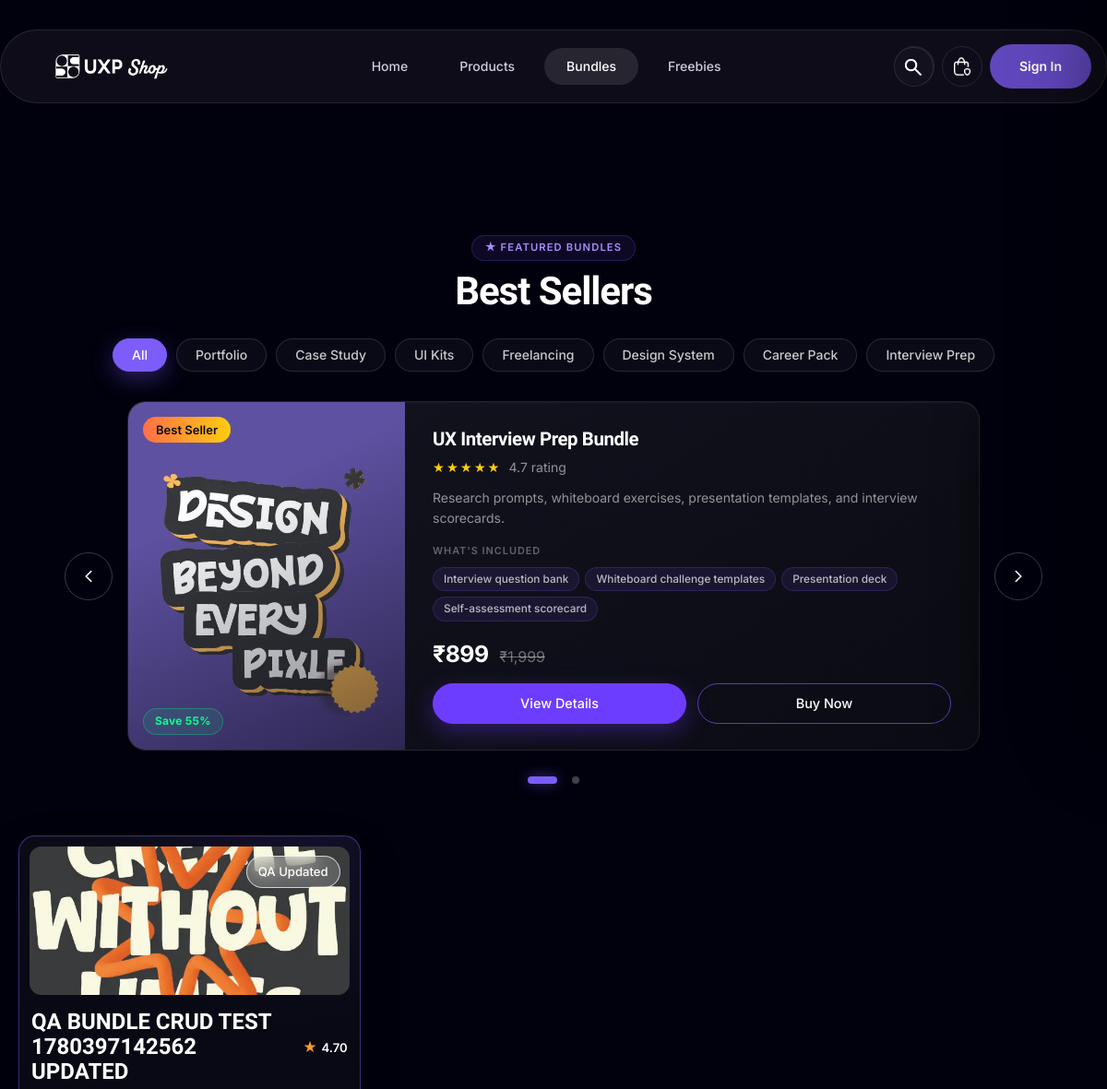
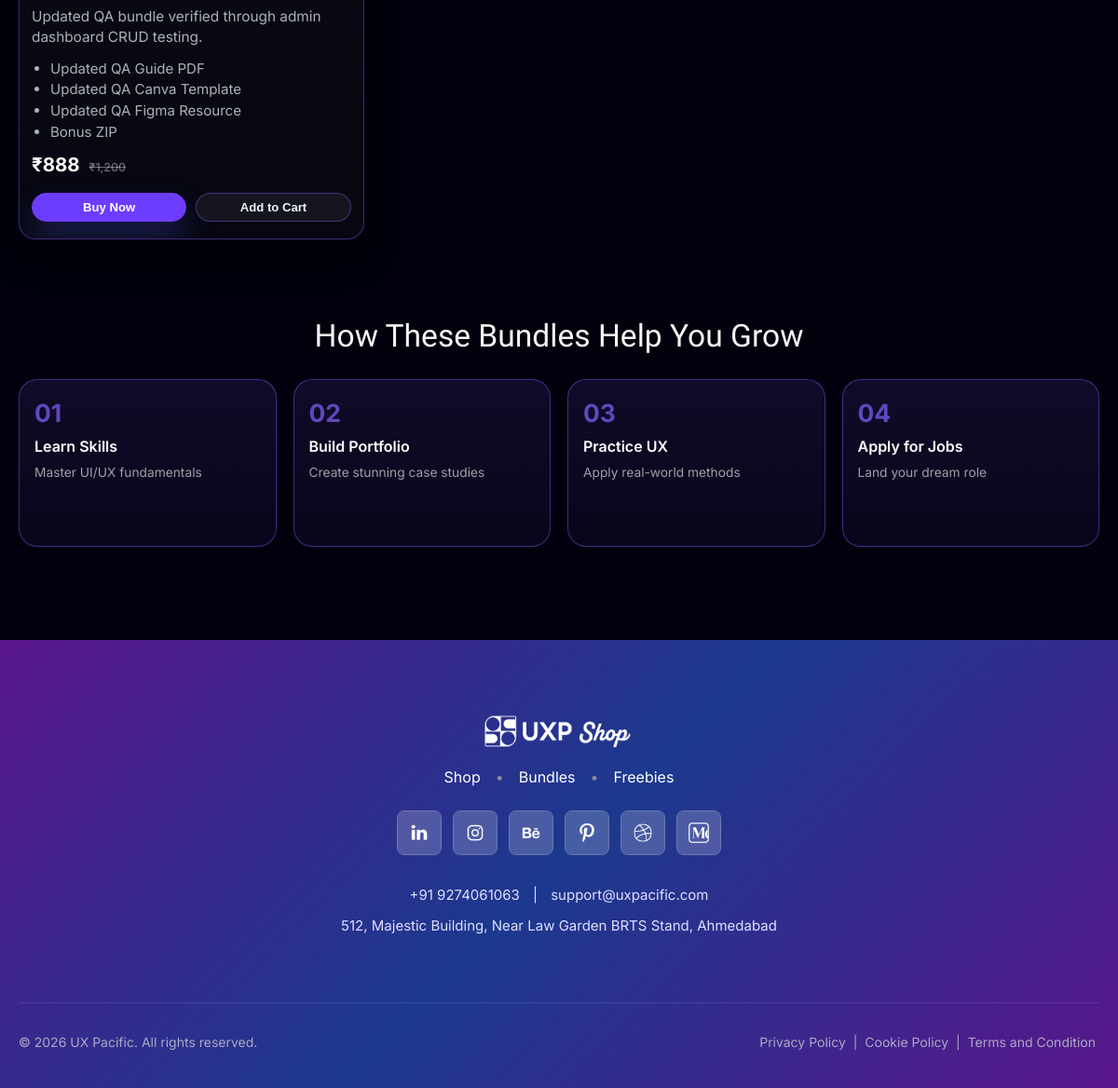
/bundles.php, run on the app's committed database (2 pictures, top to bottom).
### tables this page shows
CREATE TABLE `bundles` (
  `id` int(11) NOT NULL,
  `name` varchar(255) NOT NULL,
  `slug` varchar(255) DEFAULT NULL,
  `description` text DEFAULT NULL,
  `whats_included` text DEFAULT NULL,
  `file_specification` text DEFAULT NULL,
  `category` varchar(100) DEFAULT 'Bundles',
  `tags` varchar(500) DEFAULT NULL,
  `included_items` text DEFAULT NULL,
  `price` decimal(10,2) NOT NULL DEFAULT 0.00,
  `old_price` decimal(10,2) DEFAULT NULL,
  `image` varchar(255) DEFAULT NULL,
  `badge_text` varchar(80) DEFAULT 'Best Seller',
  `additional_images` text DEFAULT NULL,
  `rating` decimal(3,2) DEFAULT 4.70,
  `stock` int(11) NOT NULL DEFAULT 999,
  `is_active` tinyint(1) NOT NULL DEFAULT 1,
  `is_featured` tinyint(1) NOT NULL DEFAULT 0,
  `sales_count` int(11) NOT NULL DEFAULT 0,
  `view_count` int(11) NOT NULL DEFAULT 0,
  `created_at` timestamp NOT NULL DEFAULT current_timestamp(),
  `updated_at` timestamp NOT NULL DEFAULT current_timestamp() ON UPDATE current_timestamp(),
  `digital_file_path` varchar(500) DEFAULT NULL,
  `download_limit` tinyint(3) UNSIGNED NOT NULL DEFAULT 5,
  `download_expiry_days` smallint(5) UNSIGNED NOT NULL DEFAULT 30
);

### bundles.php (the view, shortened to what the rows shown need)
<?php require_once 'includes/config.php'; ?>
<!DOCTYPE html>
<html lang="en">
<head>
    <link rel="stylesheet" href="style.css" />
    <link rel="stylesheet" href="assets/css/bundles.css" />
    <link rel="stylesheet" href="https://cdn.jsdelivr.net/npm/swiper@11/swiper-bundle.min.css" />
</head>
<body class="bundles-page figma-bundles">
<main class="bundles-figma-main">
    <?php
    $featuredSql = "
        SELECT *
        FROM bundles
        WHERE is_active = 1 AND is_featured = 1
        ORDER BY rating DESC, updated_at DESC, id DESC
        LIMIT 10
    ";
    $featuredResult = $conn->query($featuredSql);
    $featuredBundles = [];
    if ($featuredResult && $featuredResult->num_rows > 0) {
        while ($row = $featuredResult->fetch_assoc()) {
            $featuredBundles[] = $row;
        }
    }
    $featuredCount = count($featuredBundles);
    $featuredIds = $featuredCount > 0
        ? array_map(static fn ($b) => (int) $b['id'], $featuredBundles)
        : [];
    $bundleIncludedItems = function (array $bundle): array {
        $items = [];
        if (!empty($bundle['whats_included'])) {
            $lines = preg_split('/\r\n|\r|\n/', trim((string) $bundle['whats_included']));
            foreach ($lines as $line) {
                $line = trim(preg_replace('/^[\-\*•]\s*/', '', trim($line)));
                if ($line !== '') {
                    $items[] = $line;
                }
            }
        }
        if ($items === []) {
            $decoded = json_decode($bundle['included_items'] ?? '[]', true);
            if (is_array($decoded)) {
                $items = $decoded;
            }
        }
        return $items;
    };
    $bundleCategoryKey = function (array $bundle): string {
        $raw = strtolower(trim((string) ($bundle['category'] ?? '')));
        $raw = preg_replace('/[^a-z0-9]+/', '-', $raw);
        return trim($raw, '-') ?: 'career-pack';
    };
    $bundleReviewCount = function (int $bundleId) use ($conn): int {
        $stmt = $conn->prepare('SELECT COUNT(*) AS c FROM reviews WHERE bundle_id = ? AND is_approved = 1');
        if (!$stmt) {
            return 0;
        }
        $stmt->bind_param('i', $bundleId);
        $stmt->execute();
        $row = $stmt->get_result()->fetch_assoc();
        return (int) ($row['c'] ?? 0);
    };
    ?>
    <?php if ($featuredCount > 0): ?>
        <section class="bundles-bestseller" aria-label="Best seller bundles">
            <div class="bs-section-label">
                <h2 class="bs-heading">Best Sellers</h2>
            </div>
            <div class="bundles-bestseller-stage">
                <div class="bundles-featured-swiper swiper" data-slide-count="<?php echo (int) $featuredCount; ?>">
                    <div class="swiper-wrapper">
                        <?php foreach ($featuredBundles as $featured):
                            $featuredItems = $bundleIncludedItems($featured);
                            $categoryKey = $bundleCategoryKey($featured);
                            $tagsKey = strtolower(preg_replace('/[^a-z0-9]+/', '-', (string) ($featured['tags'] ?? '')));
                            $reviewCount = $bundleReviewCount((int) $featured['id']);
                            $rating = number_format((float) ($featured['rating'] ?: 4.9), 1);
                            $fOld = (float) ($featured['old_price'] ?? 0);
                            $fNew = (float) $featured['price'];
                            $discountPct = ($fOld > $fNew && $fNew > 0) ? (int) round(($fOld - $fNew) / $fOld * 100) : 0;
                        ?>
                            <div
                                class="swiper-slide"
                                data-category="<?php echo htmlspecialchars($categoryKey); ?>"
                                data-tags="<?php echo htmlspecialchars(trim($tagsKey, '-')); ?>">
                                <article class="bs-card" data-type="bundle" data-id="<?php echo (int) $featured['id']; ?>" data-product-id="<?php echo (int) $featured['id']; ?>" data-name="<?php echo htmlspecialchars($featured['name']); ?>" data-image="<?php echo htmlspecialchars($featured['image'] ?: 'img/poster.webp'); ?>" data-price="<?php echo (float) $featured['price']; ?>" data-old-price="<?php echo (float) ($featured['old_price'] ?? 0); ?>" data-rating="<?php echo htmlspecialchars($rating); ?>">
                                    <div class="bs-card-media">
                                        <img
                                            src="<?php echo htmlspecialchars($featured['image'] ?: 'img/poster.webp'); ?>"
                                            alt="<?php echo htmlspecialchars($featured['name']); ?>"
                                            onerror="this.src='img/poster.webp'"
                                        />
                                        <span class="bs-badge"><?php echo htmlspecialchars($featured['badge_text'] ?? 'Best Seller'); ?></span>
                                        <?php if ($discountPct > 0): ?>
                                        <span class="bs-discount-badge">Save <?php echo $discountPct; ?>%</span>
                                        <?php endif; ?>
                                    </div>
                                    <div class="bs-card-body">
                                        <h2 class="bs-card-title"><?php echo htmlspecialchars($featured['name']); ?></h2>
                                        <div class="bs-rating">
                                            <span class="bs-stars" aria-hidden="true">★★★★★</span>
                                            <span class="bs-rating-text">
                                                <?php echo htmlspecialchars($rating); ?>
                                                <?php if ($reviewCount > 0): ?>
                                                    (<?php echo number_format($reviewCount); ?> reviews)
                                                <?php else: ?>
                                                    rating
                                                <?php endif; ?>
                                            </span>
                                        </div>
                                        <p class="bs-desc">
                                            <?php echo htmlspecialchars($featured['description'] ?: 'Everything you need to build a professional UI/UX portfolio and land your dream job.'); ?>
                                        </p>
                                        <p class="bs-includes-title">What's Included</p>
                                        <div class="bs-chips">
                                            <?php
                                            $chipItems = !empty($featuredItems)
                                                ? array_slice($featuredItems, 0, 5)
                                                : ['15+ UI Screens', 'UX Workbook', 'Interview Guide', 'Portfolio Templates', 'Design System'];
                                            foreach ($chipItems as $chip):
                                            ?>
                                                <span class="bs-chip"><?php echo htmlspecialchars($chip); ?></span>
                                            <?php endforeach; ?>
                                        </div>
                                        <div class="bs-pricing">
                                            <strong class="bs-price">₹<?php echo number_format((float) $featured['price']); ?></strong>
                                            <?php if (!empty($featured['old_price'])): ?>
                                                <del class="bs-price-old">₹<?php echo number_format((float) $featured['old_price']); ?></del>
                                            <?php endif; ?>
                                        </div>
                                        <div class="bs-actions">
                                            <button type="button" class="bs-btn bs-btn--primary js-product-popup" data-product-id="<?php echo (int) $featured['id']; ?>" data-item-type="bundle">View Details</button>
                                            <button
                                                class="bs-btn bs-btn--outline"
                                                type="button"
                                                onclick='addToCart(
                                                    <?php echo (int) $featured['id']; ?>,
                                                    null,
                                                    1,
                                                    {
                                                        name: <?php echo json_encode($featured['name']); ?>,
                                                        price: <?php echo (float) $featured['price']; ?>,
                                                        image: <?php echo json_encode($featured['image']); ?>,
                                                        category: "Bundles",
                                                        description: <?php echo json_encode($featured['description']); ?>,
                                                        item_type: "bundle"
                                                    },
                                                    "digital"
                                                )'>
                                                Buy Now
                                            </button>
                                        </div>
                                    </div>
                                </article>
                            </div>
                        <?php endforeach; ?>
                    </div>
                </div>
            </div>
        </section>
    <?php endif; ?>
    <section class="figma-card-grid" aria-label="Career bundles">
        <?php
        $excludeFeatured = $featuredIds !== []
            ? ' AND b.id NOT IN (' . implode(',', $featuredIds) . ')'
            : '';
        $bundleSql = "
            SELECT
                b.*,
                COUNT(bi.id) AS product_count
            FROM bundles b
            LEFT JOIN bundle_items bi
                ON bi.bundle_id = b.id
            WHERE b.is_active = 1
            {$excludeFeatured}
            GROUP BY b.id
            ORDER BY b.updated_at DESC, b.id DESC
        ";
        $bundleResult = $conn->query($bundleSql);
        if ($bundleResult && $bundleResult->num_rows > 0):
            while($bundle = $bundleResult->fetch_assoc()):
                $includedItems = $bundleIncludedItems($bundle);
        ?>
        <?php
        $gridBundleId = (int) $bundle['id'];
        $gridBundleName = htmlspecialchars($bundle['name']);
        $gridBundleImage = htmlspecialchars($bundle['image'] ?: 'img/poster1.webp');
        $gridBundlePrice = (float) $bundle['price'];
        $gridBundleOldPrice = (float) ($bundle['old_price'] ?? 0);
        $gridBundleRating = htmlspecialchars($bundle['rating'] ?: '4.5');
        ?>
        <article class="uxp-bundle-card" data-type="bundle" data-id="<?php echo $gridBundleId; ?>" data-product-id="<?php echo $gridBundleId; ?>" data-name="<?php echo $gridBundleName; ?>" data-image="<?php echo $gridBundleImage; ?>" data-price="<?php echo $gridBundlePrice; ?>" data-old-price="<?php echo $gridBundleOldPrice; ?>" data-rating="<?php echo $gridBundleRating; ?>">
            <div class="uxp-bundle-image">
                <img
                    src="<?php echo $gridBundleImage; ?>"
                    alt="<?php echo $gridBundleName; ?>"
                    loading="lazy"
                    onerror="this.src='img/poster1.webp'"
                />
                <span>
                    <?php
                    echo htmlspecialchars(
                        $bundle['badge_text'] ?? 'Most Popular'
                    );
                    ?>
                </span>
            </div>
            <div class="uxp-bundle-content">
                <div class="uxp-bundle-title-row">
                    <h3>
                        <?php echo htmlspecialchars($bundle['name']); ?>
                    </h3>
                    <span class="uxp-bundle-rating">
                        &#9733;
                        <b>
                            <?php
                            echo htmlspecialchars(
                                $bundle['rating']
                                ?: '4.5'
                            );
                            ?>
                        </b>
                    </span>
                </div>
                <p>
                    <?php
                    echo htmlspecialchars(
                        $bundle['description']
                        ?: 'Premium curated UI/UX bundle.'
                    );
                    ?>
                </p>
                <ul>
                    <?php if (!empty($includedItems)): ?>
                        <?php foreach($includedItems as $item): ?>
                            <li>
                                <?php echo htmlspecialchars($item); ?>
                            </li>
                        <?php endforeach; ?>
                    <?php endif; ?>
                </ul>
                <div class="uxp-bundle-footer">
                    <strong>
                        ₹<?php echo number_format((float)$bundle['price']); ?>
                        <?php if (!empty($bundle['old_price'])): ?>
                            <span>
                                ₹<?php echo number_format((float)$bundle['old_price']); ?>
                            </span>
                        <?php endif; ?>
                    </strong>
                    <div>
                        <button
                            type="button"
                            class="uxp-card-btn uxp-card-btn-primary js-product-popup"
                            data-product-id="<?php echo $gridBundleId; ?>"
                            data-item-type="bundle">
                            Buy Now
                        </button>
                        <button
                            class="uxp-card-btn uxp-card-btn-secondary"
                            type="button"
                            onclick='addToCart(
                                <?php echo (int) $gridBundleId; ?>,
                                null,
                                1,
                                {
                                    name: <?php echo json_encode($bundle["name"]); ?>,
                                    price: <?php echo $gridBundlePrice; ?>,
                                    image: <?php echo json_encode($bundle["image"]); ?>,
                                    category: "Bundle",
                                    description: <?php echo json_encode($bundle["description"]); ?>,
                                    item_type: "bundle"
                                },
                                "digital"
                            )'>
                            Add to Cart
                        </button>
                    </div>
                </div>
            </div>
        </article>
        <?php endwhile; ?>
        <?php else: ?>
            <p>No bundles available.</p>
        <?php endif; ?>
    </section>
    <section class="figma-grow-section">
        <h2>How These Bundles Help You Grow</h2>
    </section>
</main>
</body>
</html>

### data on the page
bundles: image (picture), badge_text "Best Seller", discountPct "55", name "UX Interview Prep Bundle", rating "4.7", description "Research prompts, whiteboard exercises, presentation templates, and interview scorecards.", chip "Interview question bank", chip "Whiteboard challenge templates", chip "Presentation deck", chip "Self-assessment scorecard", price "899", old_price "1,999"
bundles: image (picture), badge_text "QA Updated", name "QA BUNDLE CRUD TEST 1780397142562 UPDATED", rating "4.70", description "Updated QA bundle verified through admin dashboard CRUD testing.", item "Updated QA Guide PDF", item "Updated QA Canva Template", item "Updated QA Figma Resource", item "Bonus ZIP", price "888", old_price "1,200"

### other printed values
$label "All"
$label "Portfolio"
$label "Case Study"
$label "UI Kits"
$label "Freelancing"
$label "Design System"
$label "Career Pack"
$label "Interview Prep"
getenv('SUPPORT_EMAIL') ?: 'support@uxpacific.com' "support@uxpacific.com"
